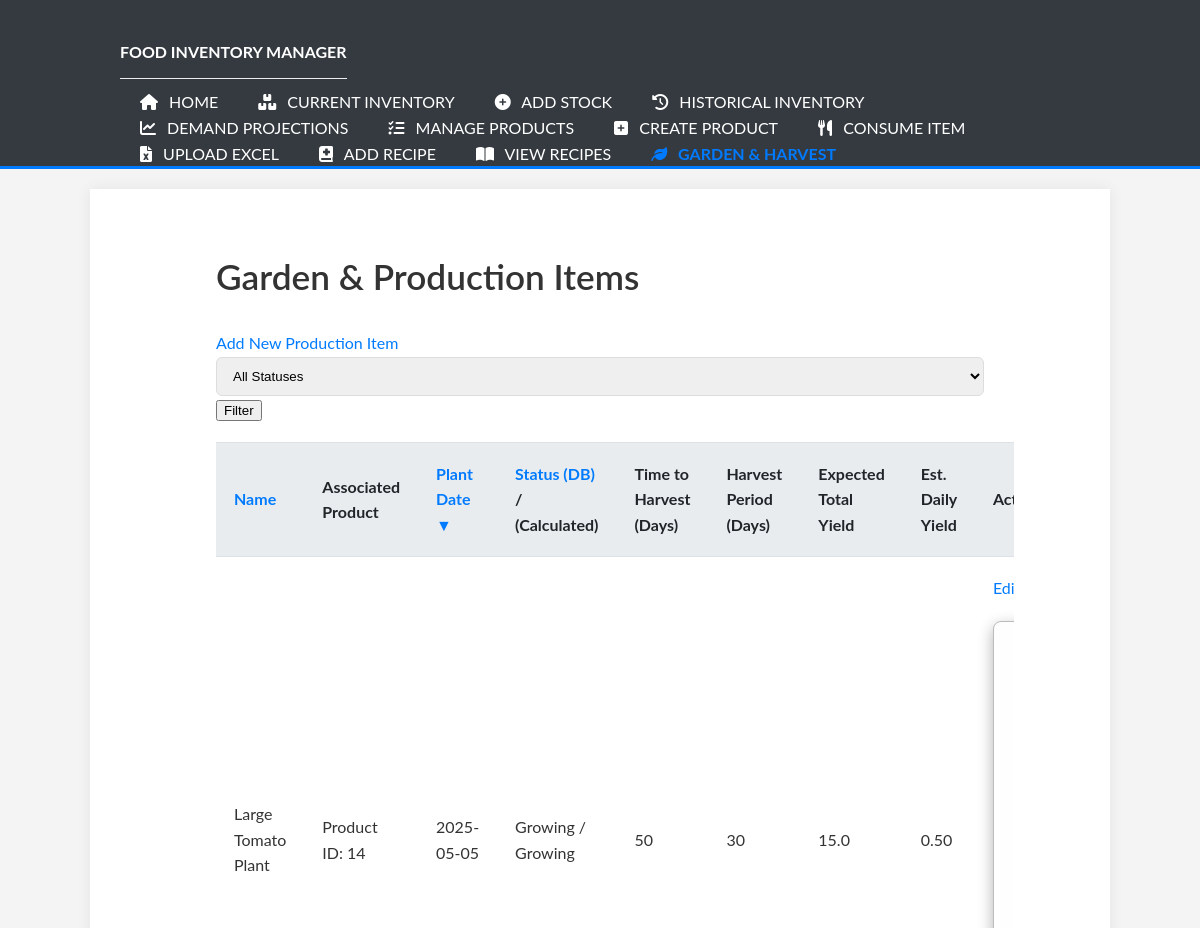
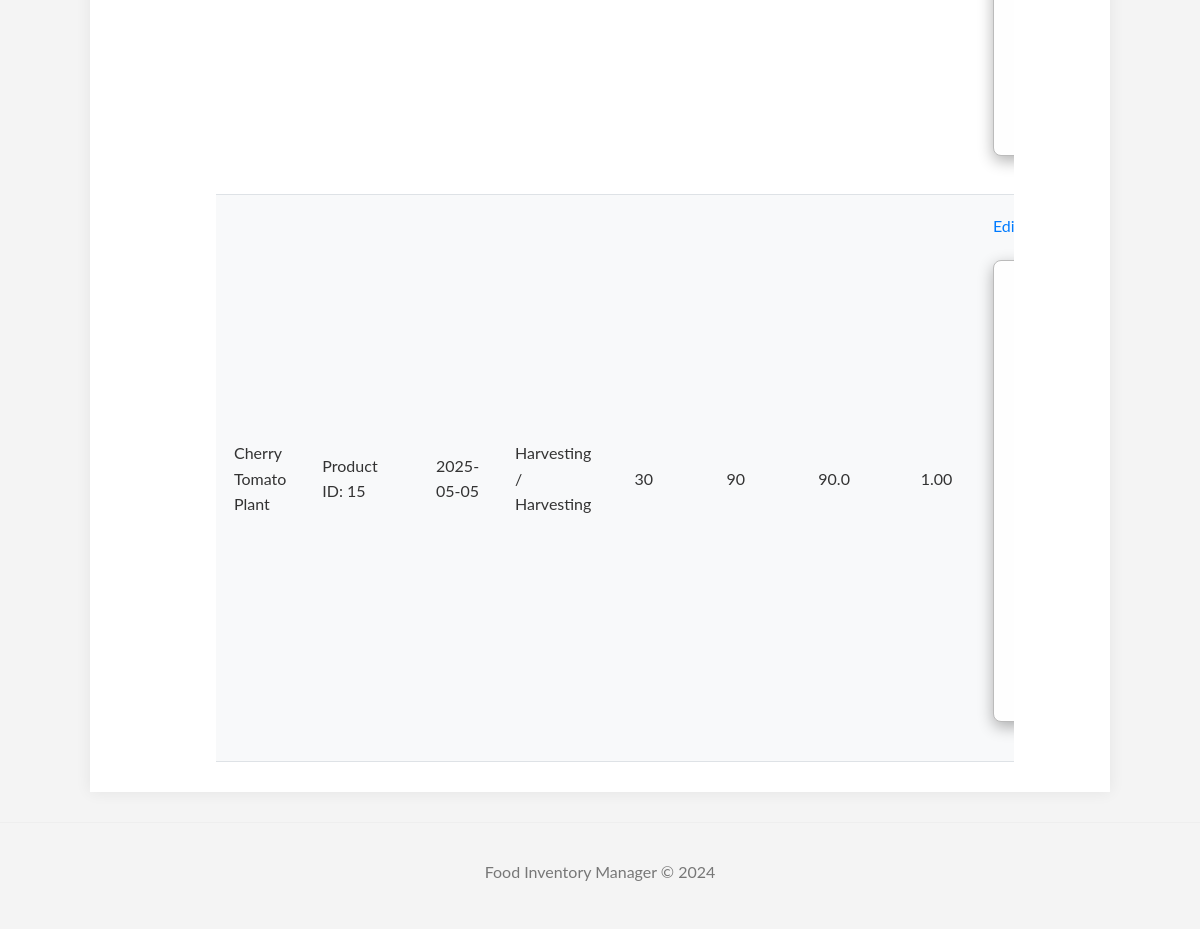
The app's page /garden with its own data (2 pictures, top to bottom).
### tables this page shows
CREATE TABLE production_items (
                        id INTEGER PRIMARY KEY AUTOINCREMENT,
                        name TEXT NOT NULL,
                        associated_product_id INTEGER,
                        plant_date TEXT,
                        time_to_harvest_days INTEGER,
                        expected_harvest_period_days INTEGER,
                        expected_yield_total REAL,
                        status TEXT CHECK(status IN ('Growing', 'Harvesting', 'Finished')),
                        FOREIGN KEY (associated_product_id) REFERENCES products (id)
                    );

### app.py (the view)
@app.route('/garden', methods=['GET'])
def garden_list_view():
    sort_by = request.args.get('sort_by', 'plant_date')
    sort_order = request.args.get('sort_order', 'ASC').upper()
    status_filter = request.args.get('status_filter', '').strip()
    try:
        page = int(request.args.get('page', 1))
        if page < 1: page = 1
    except ValueError:
        page = 1
    try:
        per_page = int(request.args.get('per_page', 10)) # Default 10 items per page
        if per_page < 1: per_page = 10
    except ValueError:
        per_page = 10
    filters = {}
    if status_filter:
        filters['status'] = status_filter
    all_items_raw = manager.get_all_production_items(
        filters=filters if filters else None,
        sort_by=sort_by,
        sort_order=sort_order,
        page=None, # Fetch all for now
        per_page=None # Fetch all for now
    )
    total_items = len(all_items_raw)
    total_pages = (total_items + per_page - 1) // per_page if per_page > 0 else 1
    if page > total_pages and total_pages > 0: page = total_pages
    start_index = (page - 1) * per_page
    end_index = start_index + per_page
    paginated_items = all_items_raw[start_index:end_index]
    return render_template('garden_list.html',
                           items=paginated_items,
                           sort_by=sort_by,
                           sort_order=sort_order,
                           status_filter=status_filter,
                           all_status_options=['Growing', 'Harvesting', 'Finished'], # For filter dropdown
                           current_page=page,
                           total_pages=total_pages,
                           per_page=per_page)

### Food_manager.py (called while the page is built)
    def _get_db_connection(self):
        if self.conn and self.db_filepath == ":memory:":
            return self.conn
        conn = sqlite3.connect(self.db_filepath)
        conn.row_factory = sqlite3.Row # Access columns by name
        return conn

### templates/garden_list.html (shortened to what this page needs)
{% extends "base.html" %}
{% block content %}
<div class="container mt-4">
    <h2>Garden & Production Items</h2>
    <div class="mb-3 d-flex justify-content-between align-items-center">
        <a href="{{ url_for('add_production_item_view') }}" class="btn btn-success">Add New Production Item</a>
        <form method="GET" action="{{ url_for('garden_list_view') }}" class="form-inline">
            <select name="status_filter" class="form-control mr-2" onchange="this.form.submit()">
                <option value="">All Statuses</option>
            </select>
            <button type="submit" class="btn btn-primary">Filter</button>
        </form>
    </div>
    <table class="table table-striped table-hover">
        <thead>
            <tr>
                <th>
                    <a href="{{ url_for('garden_list_view', sort_by='name', sort_order='asc' if sort_by=='name' and sort_order=='desc' else 'desc', status_filter=status_filter) }}">
                        Name {% if sort_by == 'name' %}{% if sort_order == 'asc' %}▲{% else %}▼{% endif %}{% endif %}
                    </a>
                </th>
                <th>Associated Product</th>
                <th>
                    <a href="{{ url_for('garden_list_view', sort_by='plant_date', sort_order='asc' if sort_by=='plant_date' and sort_order=='desc' else 'desc', status_filter=status_filter) }}">
                        Plant Date {% if sort_by == 'plant_date' %}{% if sort_order == 'asc' %}▲{% else %}▼{% endif %}{% endif %}
                    </a>
                </th>
                <th>
                     <a href="{{ url_for('garden_list_view', sort_by='status', sort_order='asc' if sort_by=='status' and sort_order=='desc' else 'desc', status_filter=status_filter) }}">
                        Status (DB){% if sort_by == 'status' %}{% if sort_order == 'asc' %}▲{% else %}▼{% endif %}{% endif %}
                    </a> / (Calculated)
                </th>
                <th>Time to Harvest (Days)</th>
                <th>Harvest Period (Days)</th>
                <th>Expected Total Yield</th>
                <th>Est. Daily Yield</th>
                <th>Actions</th>
            </tr>
        </thead>
        <tbody>
            {% if items %}
                {% for item in items %}
                <tr>
                    <td>{{ item.name }}</td>
                    <td>
                        {% if item.associated_product_id %}
                            Product ID: {{ item.associated_product_id }}
                        {% else %}
                            N/A
                        {% endif %}
                    </td>
                    <td>{{ item.plant_date }}</td>
                    <td>{{ item.status }} / {{ item.calculated_status }}</td>
                    <td>{{ item.time_to_harvest_days }}</td>
                    <td>{{ item.expected_harvest_period_days }}</td>
                    <td>{{ item.expected_yield_total }}</td>
                    <td>{{ "%.2f"|format(item.estimated_daily_yield) if item.estimated_daily_yield != 'Error' and item.estimated_daily_yield is not none else item.estimated_daily_yield }}</td>
                    <td>
                        <a href="{{ url_for('edit_production_item_view', item_id=item.id) }}" class="btn btn-sm btn-outline-primary mr-1">Edit</a>
                        {% if item.calculated_status == 'Growing' or item.calculated_status == 'Harvesting' %}
                        <div class="modal fade" id="harvestModal-{{ item.id }}" tabindex="-1" role="dialog" aria-labelledby="harvestModalLabel-{{ item.id }}" aria-hidden="true">
                            <div class="modal-dialog" role="document">
                                <div class="modal-content">
                                </div>
                            </div>
                        </div>
                        {% endif %}
                    </td>
                </tr>
                {% endfor %}
            {% else %}
            <tr>
                <td colspan="9" class="text-center">No production items found.</td>
            </tr>
            {% endif %}
        </tbody>
    </table>
</div>
{% endblock %}

### static/style.css (style rules this page uses)
body { font-family: 'Lato', Arial, sans-serif; margin: 0; padding: 0; background-color: #f4f4f4; color: #333; line-height: 1.6; }
.container { width: 80%; margin: auto; overflow: hidden; padding: 0 30px; }
h1, h2, h3 { color: #333; }
h2 { font-size: 2.2em; font-weight: 600; margin-bottom: 25px; }
.form-control, .form-control-file { width: 100%; padding: 10px 12px; border: 1px solid #ddd; border-radius: 6px; box-sizing: border-box; margin-top: 2px; }
table { width: 100%; border-collapse: collapse; margin-top: 20px; border-top: 1px solid #dee2e6; }
th, td { padding: 18px; border: none; border-bottom: 1px solid #dee2e6; text-align: left; vertical-align: middle; }
th { background-color: #e9ecef; color: #212529; font-weight: bold; }
tr:nth-child(even) { background-color: #f8f9fa; }
a { color: #007bff; text-decoration: none; }
.modal-content { background-color: #fefefe; margin: 10% auto; padding: 30px; border: 1px solid #bbb; width: 75%; max-width: 800px; border-radius: 8px; box-shadow: 0 5px 15px rgba(0,0,0,0.3); }

### records on screen
production_items: name "Large Tomato Plant", associated_product_id "14", plant_date "2025-05-05", status "Growing", calculated_status "Growing", time_to_harvest_days "50", expected_harvest_period_days "30", expected_yield_total "15.0", estimated_daily_yield "0.50"
production_items: name "Cherry Tomato Plant", associated_product_id "15", plant_date "2025-05-05", status "Harvesting", calculated_status "Harvesting", time_to_harvest_days "30", expected_harvest_period_days "90", expected_yield_total "90.0", estimated_daily_yield "1.00"
